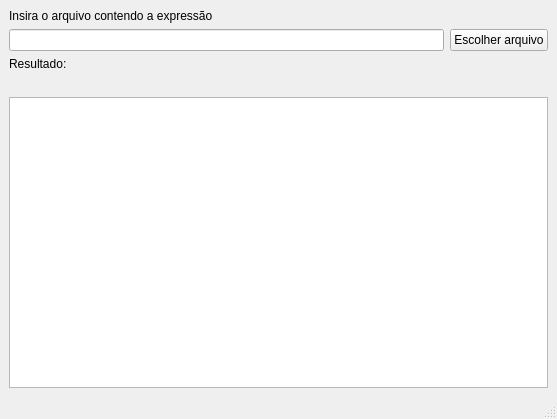
<?xml version="1.0" encoding="UTF-8"?>
<ui version="4.0">
 <class>MainWindow</class>
 <widget class="QMainWindow" name="MainWindow">
  <property name="geometry">
   <rect>
    <x>0</x>
    <y>0</y>
    <width>557</width>
    <height>419</height>
   </rect>
  </property>
  <property name="windowTitle">
   <string>MainWindow</string>
  </property>
  <widget class="QWidget" name="centralwidget">
   <layout class="QVBoxLayout" name="verticalLayout">
    <item>
     <layout class="QVBoxLayout" name="verticalLayout_2">
      <item>
       <widget class="QLabel" name="label">
        <property name="text">
         <string>Insira o arquivo contendo a expressão</string>
        </property>
       </widget>
      </item>
      <item>
       <layout class="QHBoxLayout" name="horizontalLayout">
        <item>
         <widget class="QLineEdit" name="le_filepath">
          <property name="readOnly">
           <bool>true</bool>
          </property>
         </widget>
        </item>
        <item>
         <widget class="QPushButton" name="pushButton">
          <property name="text">
           <string>Escolher arquivo</string>
          </property>
         </widget>
        </item>
       </layout>
      </item>
      <item>
       <widget class="QLabel" name="label_2">
        <property name="text">
         <string>Resultado:</string>
        </property>
       </widget>
      </item>
      <item>
       <widget class="QLabel" name="lbl_result">
        <property name="text">
         <string/>
        </property>
        <property name="alignment">
         <set>Qt::AlignCenter</set>
        </property>
       </widget>
      </item>
     </layout>
    </item>
    <item>
     <widget class="QGraphicsView" name="graphicsView"/>
    </item>
   </layout>
  </widget>
  <widget class="QMenuBar" name="menubar">
   <property name="geometry">
    <rect>
     <x>0</x>
     <y>0</y>
     <width>557</width>
     <height>22</height>
    </rect>
   </property>
  </widget>
  <widget class="QStatusBar" name="statusbar"/>
 </widget>
 <resources/>
 <connections/>
</ui>
